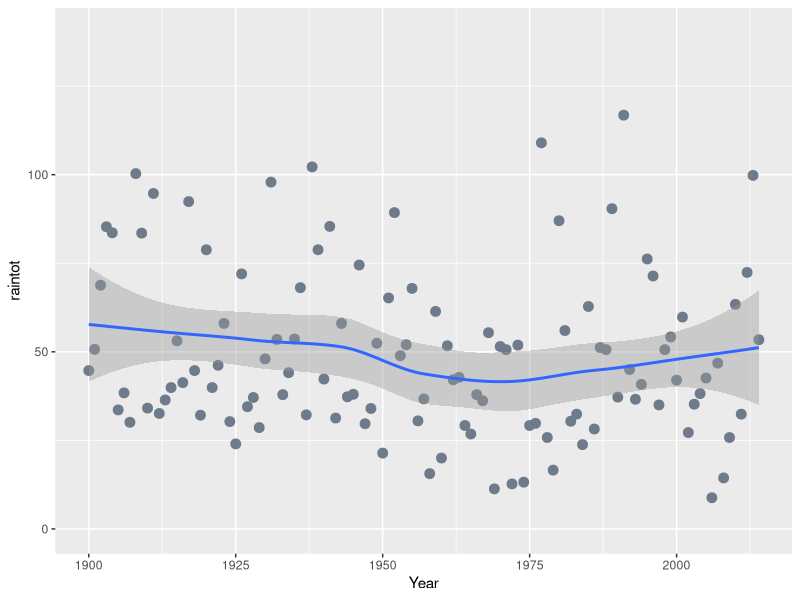

Reproduce this figure in R.
library(ggplot2)
library(dplyr)
data1<-read.csv("data/melbourne.csv", header = TRUE)

rain <- select(data1, everything())%>%
        filter(Year %in% 1900:2014)%>%
        filter(Month %in% c(6))%>%
        group_by(Year)%>%
        summarise(raintot = sum(Rain))
        

ggplot(rain, aes(Year,raintot)) + 
        geom_point(size = 3, colour = "lightsteelblue4") + 
        geom_smooth(method = loess) + 
        ylim(0,1.2*max(na.omit(rain$raintot))) 


rain3 <- select(data1, everything())%>%
        group_by(Year, Month)%>%
        filter(!is.na(Rain))%>%
        summarise (Sum = sum(Rain))

rain4 <- group_by(rain3, Month)%>%
        summarise(Mean = mean(Sum))
rain4

